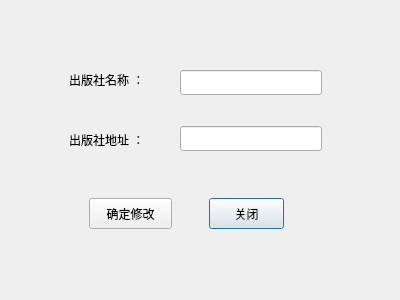
<?xml version="1.0" encoding="UTF-8"?>
<ui version="4.0">
 <class>ModifyPressDialog</class>
 <widget class="QDialog" name="ModifyPressDialog">
  <property name="geometry">
   <rect>
    <x>0</x>
    <y>0</y>
    <width>400</width>
    <height>300</height>
   </rect>
  </property>
  <property name="windowTitle">
   <string>修改出版商</string>
  </property>
  <widget class="QPushButton" name="BtnClose">
   <property name="geometry">
    <rect>
     <x>209</x>
     <y>198</y>
     <width>75</width>
     <height>31</height>
    </rect>
   </property>
   <property name="text">
    <string>关闭</string>
   </property>
  </widget>
  <widget class="QLabel" name="label_2">
   <property name="geometry">
    <rect>
     <x>69</x>
     <y>68</y>
     <width>94</width>
     <height>23</height>
    </rect>
   </property>
   <property name="text">
    <string>出版社名称 ：</string>
   </property>
  </widget>
  <widget class="QLabel" name="label_3">
   <property name="geometry">
    <rect>
     <x>69</x>
     <y>128</y>
     <width>94</width>
     <height>23</height>
    </rect>
   </property>
   <property name="text">
    <string>出版社地址 ：</string>
   </property>
  </widget>
  <widget class="QLineEdit" name="EdtPressAddress">
   <property name="geometry">
    <rect>
     <x>180</x>
     <y>126</y>
     <width>142</width>
     <height>25</height>
    </rect>
   </property>
  </widget>
  <widget class="QPushButton" name="BtnCommit">
   <property name="geometry">
    <rect>
     <x>89</x>
     <y>198</y>
     <width>83</width>
     <height>31</height>
    </rect>
   </property>
   <property name="styleSheet">
    <string notr="true"/>
   </property>
   <property name="text">
    <string>确定修改</string>
   </property>
   <property name="flat">
    <bool>false</bool>
   </property>
  </widget>
  <widget class="QLineEdit" name="EdtPressName">
   <property name="geometry">
    <rect>
     <x>180</x>
     <y>70</y>
     <width>142</width>
     <height>25</height>
    </rect>
   </property>
  </widget>
 </widget>
 <resources/>
 <connections/>
</ui>
